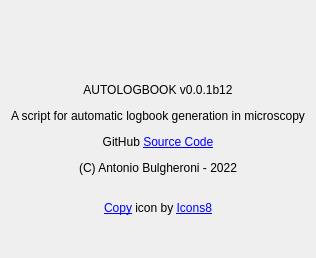
<?xml version="1.0" encoding="UTF-8"?>
<ui version="4.0">
 <class>About</class>
 <widget class="QDialog" name="About">
  <property name="windowModality">
   <enum>Qt::NonModal</enum>
  </property>
  <property name="geometry">
   <rect>
    <x>0</x>
    <y>0</y>
    <width>283</width>
    <height>258</height>
   </rect>
  </property>
  <property name="windowTitle">
   <string>About Autologbook</string>
  </property>
  <property name="windowIcon">
   <iconset resource="resource.qrc">
    <normaloff>:/resources/icons8-logbook-64.png</normaloff>:/resources/icons8-logbook-64.png</iconset>
  </property>
  <layout class="QVBoxLayout" name="verticalLayout">
   <item>
    <widget class="QLabel" name="label">
     <property name="text">
      <string>&lt;html&gt;&lt;head/&gt;&lt;body&gt;&lt;p align=&quot;center&quot;&gt;&lt;img src=&quot;:/resources/icons8-logbook-64.png&quot;/&gt;&lt;/p&gt;&lt;p align=&quot;center&quot;&gt;&lt;br/&gt;&lt;/p&gt;&lt;p align=&quot;center&quot;&gt;AUTOLOGBOOK v0.0.1b12&lt;/p&gt;&lt;p align=&quot;center&quot;&gt;A script for automatic logbook generation in microscopy&lt;/p&gt;&lt;p align=&quot;center&quot;&gt;GitHub &lt;a href=&quot;https://github.com/abulgher/autologbook&quot;&gt;&lt;span style=&quot; text-decoration: underline; color:#0000ff;&quot;&gt;Source Code&lt;/span&gt;&lt;/a&gt;&lt;/p&gt;&lt;p align=&quot;center&quot;&gt;(C) Antonio Bulgheroni - 2022&lt;/p&gt;&lt;p align=&quot;center&quot;&gt;&lt;br/&gt;&lt;a href=&quot;https://icons8.com/icon/pNYOTp5DinZ3/copy&quot;&gt;&lt;span style=&quot; text-decoration: underline; color:#0000ff;&quot;&gt;Copy&lt;/span&gt;&lt;/a&gt; icon by &lt;a href=&quot;https://icons8.com&quot;&gt;&lt;span style=&quot; text-decoration: underline; color:#0000ff;&quot;&gt;Icons8&lt;/span&gt;&lt;/a&gt;&lt;/p&gt;&lt;/body&gt;&lt;/html&gt;</string>
     </property>
    </widget>
   </item>
  </layout>
 </widget>
 <resources>
  <include location="resource.qrc"/>
 </resources>
 <connections/>
</ui>
